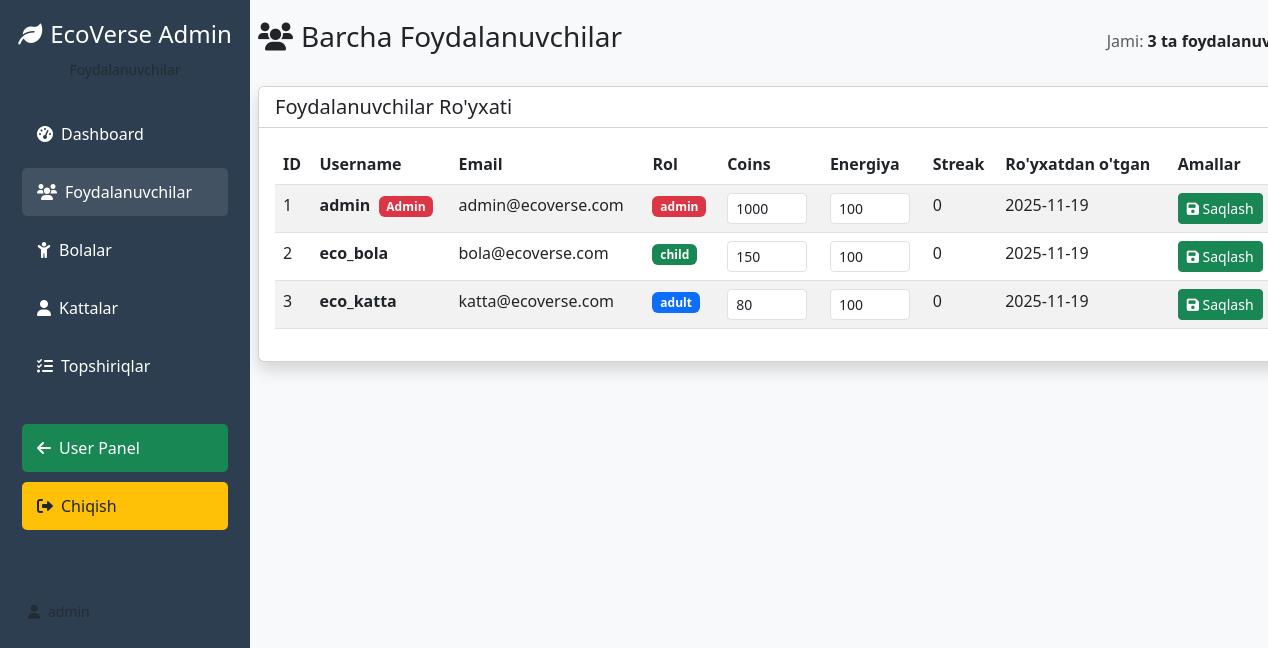
Before: /admin/users (signed in) with the older database file.
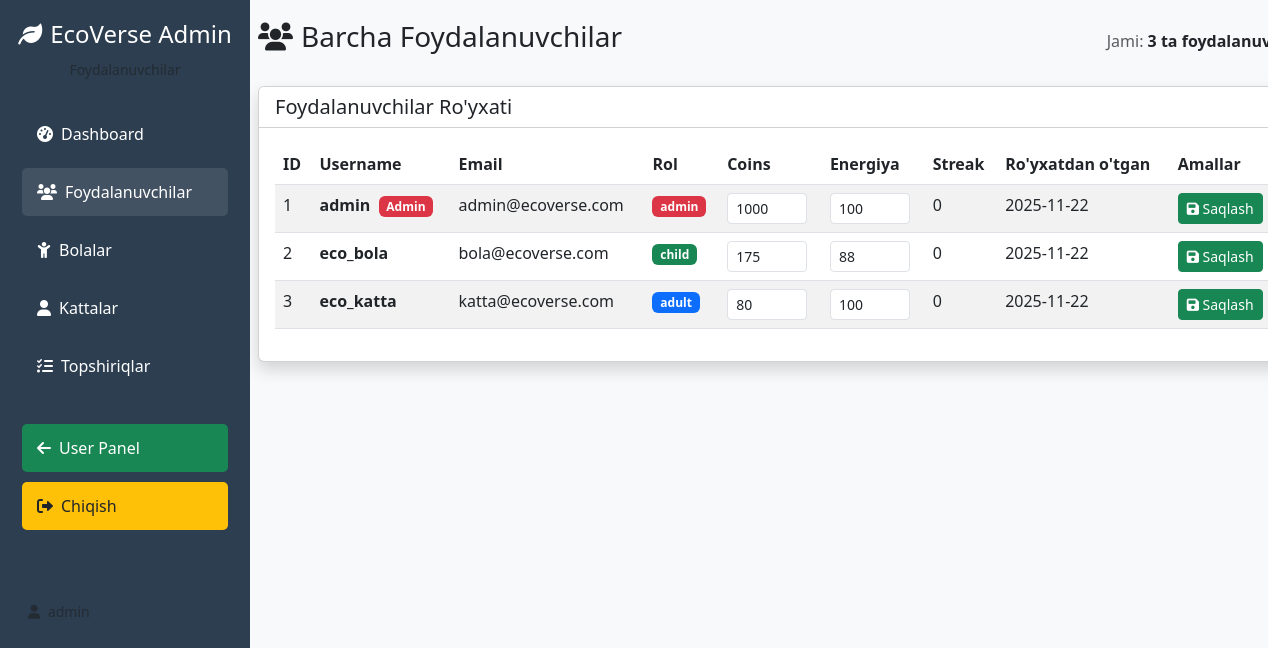
After: the same page with the newer database file.
### app.py (models this page shows)
class User(UserMixin, db.Model):
    id = db.Column(db.Integer, primary_key=True)
    username = db.Column(db.String(80), unique=True, nullable=False)
    email = db.Column(db.String(120), unique=True, nullable=False)
    password_hash = db.Column(db.String(200), nullable=False)
    role = db.Column(db.String(20), nullable=False, default='child')
    coins = db.Column(db.Integer, default=0)
    energy = db.Column(db.Integer, default=100)
    streak = db.Column(db.Integer, default=0)
    last_login = db.Column(db.DateTime)
    created_at = db.Column(db.DateTime, default=datetime.utcnow)
    avatar = db.Column(db.String(200), default='default.png')
    is_admin = db.Column(db.Boolean, default=False)
    last_daily_reset = db.Column(db.DateTime, default=datetime.utcnow)
    level = db.Column(db.Integer, default=1)
    experience = db.Column(db.Integer, default=0)

### app.py (the view)
@app.route('/admin/users')
@login_required
def admin_users():
    if not current_user.is_admin:
        flash('Sizga admin huquqi berilmagan!', 'error')
        return redirect(url_for('dashboard'))
    users = User.query.all()
    return render_template('admin_users.html', user=current_user, users=users)

### app.py (called while the page is built)
@login_manager.user_loader
def load_user(user_id):
    return db.session.get(User, int(user_id))

### templates/admin_users.html (shortened to what the changed rows need)
<!DOCTYPE html>
<html lang="uz">
<head>
    <link href="https://cdn.jsdelivr.net/npm/bootstrap@5.3.0/dist/css/bootstrap.min.css" rel="stylesheet">
    <link rel="stylesheet" href="https://cdnjs.cloudflare.com/ajax/libs/font-awesome/6.0.0/css/all.min.css">
</head>
<body>
    <div class="container-fluid p-0">
        <div class="row">
            <div class="col-md-9 col-lg-10 admin-main">
                <div class="d-flex justify-content-between align-items-center mb-4">
                    <h1 class="h3 text-gray-800">
                        <i class="fas fa-users me-2"></i>Barcha Foydalanuvchilar
                    </h1>
                </div>
                <div class="card shadow">
                    <div class="card-body">
                        <div class="table-responsive">
                            <table class="table table-striped table-hover">
                                <thead>
                                    <tr>
                                        <th>ID</th>
                                        <th>Username</th>
                                        <th>Email</th>
                                        <th>Rol</th>
                                        <th>Coins</th>
                                        <th>Energiya</th>
                                        <th>Streak</th>
                                        <th>Ro'yxatdan o'tgan</th>
                                        <th>Amallar</th>
                                    </tr>
                                </thead>
                                <tbody>
                                    {% for user in users %}
                                    <tr>
                                        <td>{{ user.id }}</td>
                                        <td>
                                            <strong>{{ user.username }}</strong>
                                            {% if user.is_admin %}
                                            <span class="badge bg-danger ms-1">Admin</span>
                                            {% endif %}
                                        </td>
                                        <td>{{ user.email }}</td>
                                        <td>
                                            <span class="badge {% if user.role == 'admin' %}bg-danger{% elif user.role == 'child' %}bg-success{% else %}bg-primary{% endif %}">
                                                {{ user.role }}
                                            </span>
                                        </td>
                                        <td>
                                            <input type="number" class="form-control form-control-sm coins-input"
                                                   value="{{ user.coins }}" data-user-id="{{ user.id }}"
                                                   style="width: 80px;">
                                        </td>
                                        <td>
                                            <input type="number" class="form-control form-control-sm energy-input"
                                                   value="{{ user.energy }}" data-user-id="{{ user.id }}"
                                                   style="width: 80px;">
                                        </td>
                                        <td>{{ user.streak }}</td>
                                        <td>{{ user.created_at.strftime('%Y-%m-%d') }}</td>
                                        <td>
                                            <button class="btn btn-sm btn-success save-btn" data-user-id="{{ user.id }}">
                                                <i class="fas fa-save"></i> Saqlash
                                            </button>
                                        </td>
                                    </tr>
                                    {% endfor %}
                                </tbody>
                            </table>
                        </div>
                    </div>
                </div>
            </div>
        </div>
    </div>
</body>
</html>

Changed rows visible on the page:
changed User "admin": created_at "2025-11-19" → "2025-11-22"
changed User "eco_bola": coins "150" → "175"; energy "100" → "88"; created_at "2025-11-19" → "2025-11-22"
changed User "eco_katta": created_at "2025-11-19" → "2025-11-22"
